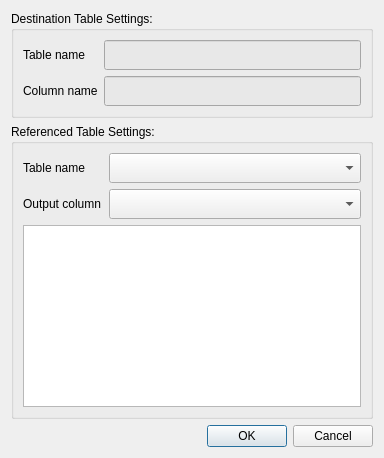
<?xml version="1.0" encoding="UTF-8"?>
<ui version="4.0">
    <class>RelatedTableTranslatorDialog</class>
    <widget class="QDialog" name="RelatedTableTranslatorDialog">
        <property name="geometry">
            <rect>
                <x>0</x>
                <y>0</y>
                <width>384</width>
                <height>458</height>
            </rect>
        </property>
        <property name="windowTitle">
            <string>Related Table Translator Configuration</string>
        </property>
        <layout class="QGridLayout" name="gridLayout_3">
            <item row="3" column="0">
                <widget class="QDialogButtonBox" name="buttonBox">
                    <property name="orientation">
                        <enum>Qt::Horizontal</enum>
                    </property>
                    <property name="standardButtons">
                        <set>QDialogButtonBox::Cancel|QDialogButtonBox::Ok</set>
                    </property>
                </widget>
            </item>
            <item row="1" column="0">
                <widget class="QGroupBox" name="groupBox">
                    <property name="title">
                        <string>Destination Table Settings:</string>
                    </property>
                    <layout class="QGridLayout" name="gridLayout">
                        <item row="0" column="0">
                            <widget class="QLabel" name="label">
                                <property name="text">
                                    <string>Table name</string>
                                </property>
                            </widget>
                        </item>
                        <item row="0" column="1">
                            <widget class="QLineEdit" name="txt_table_name">
                                <property name="minimumSize">
                                    <size>
                                        <width>0</width>
                                        <height>30</height>
                                    </size>
                                </property>
                                <property name="styleSheet">
                                    <string notr="true">background-color: rgb(232, 232, 232);</string>
                                </property>
                                <property name="readOnly">
                                    <bool>true</bool>
                                </property>
                            </widget>
                        </item>
                        <item row="1" column="0">
                            <widget class="QLabel" name="label_2">
                                <property name="text">
                                    <string>Column name</string>
                                </property>
                            </widget>
                        </item>
                        <item row="1" column="1">
                            <widget class="QLineEdit" name="txt_column_name">
                                <property name="minimumSize">
                                    <size>
                                        <width>0</width>
                                        <height>30</height>
                                    </size>
                                </property>
                                <property name="styleSheet">
                                    <string notr="true">background-color: rgb(232, 232, 232);</string>
                                </property>
                                <property name="readOnly">
                                    <bool>true</bool>
                                </property>
                            </widget>
                        </item>
                    </layout>
                </widget>
            </item>
            <item row="2" column="0">
                <widget class="QGroupBox" name="groupBox_2">
                    <property name="title">
                        <string>Referenced Table Settings:</string>
                    </property>
                    <layout class="QGridLayout" name="gridLayout_2">
                        <item row="0" column="0">
                            <widget class="QLabel" name="label_3">
                                <property name="maximumSize">
                                    <size>
                                        <width>80</width>
                                        <height>16777215</height>
                                    </size>
                                </property>
                                <property name="text">
                                    <string>Table name</string>
                                </property>
                            </widget>
                        </item>
                        <item row="0" column="1">
                            <widget class="QComboBox" name="cbo_source_tables">
                                <property name="minimumSize">
                                    <size>
                                        <width>0</width>
                                        <height>30</height>
                                    </size>
                                </property>
                            </widget>
                        </item>
                        <item row="2" column="0" colspan="2">
                            <widget class="ListPairTableView" name="tb_source_trans_cols">
                                <property name="showDropIndicator" stdset="0">
                                    <bool>false</bool>
                                </property>
                                <property name="selectionMode">
                                    <enum>QAbstractItemView::SingleSelection</enum>
                                </property>
                                <property name="selectionBehavior">
                                    <enum>QAbstractItemView::SelectRows</enum>
                                </property>
                            </widget>
                        </item>
                        <item row="1" column="0">
                            <widget class="QLabel" name="label_4">
                                <property name="text">
                                    <string>Output column</string>
                                </property>
                            </widget>
                        </item>
                        <item row="1" column="1">
                            <widget class="QComboBox" name="cbo_output_column">
                                <property name="minimumSize">
                                    <size>
                                        <width>0</width>
                                        <height>30</height>
                                    </size>
                                </property>
                            </widget>
                        </item>
                    </layout>
                </widget>
            </item>
            <item row="0" column="0">
                <layout class="QVBoxLayout" name="vl_notification"/>
            </item>
        </layout>
    </widget>
    <customwidgets>
        <customwidget>
            <class>ListPairTableView</class>
            <extends>QTableView</extends>
            <header>stdm.ui.customcontrols.list_pair_table_view</header>
        </customwidget>
    </customwidgets>
    <resources/>
    <connections>
        <connection>
            <sender>buttonBox</sender>
            <signal>accepted()</signal>
            <receiver>RelatedTableTranslatorDialog</receiver>
            <slot>accept()</slot>
            <hints>
                <hint type="sourcelabel">
                    <x>248</x>
                    <y>254</y>
                </hint>
                <hint type="destinationlabel">
                    <x>157</x>
                    <y>274</y>
                </hint>
            </hints>
        </connection>
        <connection>
            <sender>buttonBox</sender>
            <signal>rejected()</signal>
            <receiver>RelatedTableTranslatorDialog</receiver>
            <slot>reject()</slot>
            <hints>
                <hint type="sourcelabel">
                    <x>316</x>
                    <y>260</y>
                </hint>
                <hint type="destinationlabel">
                    <x>286</x>
                    <y>274</y>
                </hint>
            </hints>
        </connection>
    </connections>
</ui>
